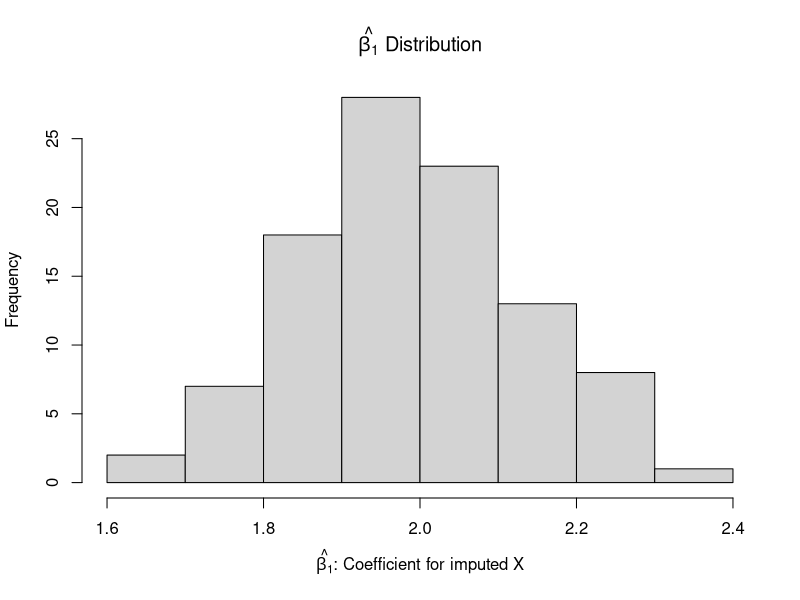

Recreate this plot in R.
library(tidyverse)

n <- 1000
run_models <- function(data) {
  imputa <- lm(x_fit ~ Z, data)
  coeffi <- imputa$coefficients
  x_imp <- coeffi[1] + coeffi[2] * data$Z # deterministic
  data$x_imp = ifelse(data$miss_x, x_imp, data$X)
  lm(Y ~ x_imp, data)
}
bootstrap_one <- function(data) {
  data_boot <- data[sample(1:nrow(data), replace = TRUE), ]
  mod <- run_models(data_boot)
  mod$coefficients[2]
}
bootstrap_var <- function(data, B = 1000) {
  coef <- map_dbl(1:B, ~bootstrap_one(data))
  var(coef)
}  
sim <- function() {
  data <- tibble(
    Z = rbinom(n,1,p=0.5),
    X = Z + rnorm(n),
    Y = 2*X + rnorm(n),
    miss_x = ifelse(Z, rbinom(n, 1, p=0.95), rbinom(n, 1, p=0.25)),
    x_fit = ifelse(miss_x, NA, X)
  )
  
  final_fit <- run_models(data)
  cc_fit <- lm(Y ~ x_fit, data)

  tibble(
    Beta_0 = final_fit$coefficients[1],
    Beta_1 = final_fit$coefficients[2],
    var_lm_beta_1 = vcov(final_fit)[2, 2],
    bootstrap_var = bootstrap_var(data, B = 100),
    cc_var = vcov(cc_fit)[2, 2])
}

o <- purrr::map_df(1:100, ~sim())

o |>
  summarise(abs_bias = abs(2 - mean(Beta_1)),
            true_var = var(Beta_1),
            estimated_var_lm = mean(var_lm_beta_1),
            estimated_boot_var = mean(bootstrap_var),
            estimated_cc_var = mean(cc_var))

# hist(o$Beta_0, xlab = "beta 0", main = "Beta 0 distribution")
hist(o$Beta_1, xlab = expression(paste(hat(beta[1]), ": Coefficient for imputed X")), main = expression(paste(hat(beta[1]), " Distribution")))

